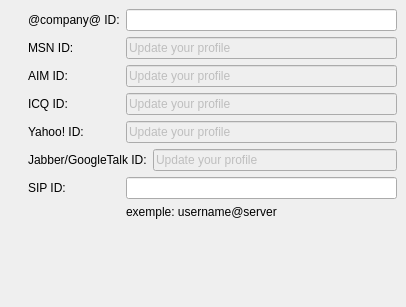
<ui version="4.0" >
 <author></author>
 <comment></comment>
 <exportmacro></exportmacro>
 <class>SimpleIMContactManager</class>
 <widget class="QWidget" name="SimpleIMContactManager" >
  <property name="geometry" >
   <rect>
    <x>0</x>
    <y>0</y>
    <width>400</width>
    <height>307</height>
   </rect>
  </property>
  <layout class="QGridLayout" >
   <property name="margin" >
    <number>9</number>
   </property>
   <property name="spacing" >
    <number>6</number>
   </property>
   <item row="3" column="0" >
    <widget class="QLabel" name="icqLabel" >
     <property name="pixmap" >
      <pixmap resource="../../../../resources/wengophone.qrc" >:/pics/protocols/icq_off.png</pixmap>
     </property>
    </widget>
   </item>
   <item row="3" column="2" >
    <widget class="QLabel" name="label_8" >
     <property name="text" >
      <string>ICQ ID:</string>
     </property>
    </widget>
   </item>
   <item row="3" column="3" colspan="2" >
    <widget class="QLineEdit" name="icqLineEdit" >
     <property name="enabled" >
      <bool>false</bool>
     </property>
     <property name="text" >
      <string>Update your profile</string>
     </property>
    </widget>
   </item>
   <item row="8" column="1" colspan="4" >
    <spacer>
     <property name="orientation" >
      <enum>Qt::Vertical</enum>
     </property>
     <property name="sizeHint" >
      <size>
       <width>354</width>
       <height>31</height>
      </size>
     </property>
    </spacer>
   </item>
   <item row="4" column="3" colspan="2" >
    <widget class="QLineEdit" name="yahooLineEdit" >
     <property name="enabled" >
      <bool>false</bool>
     </property>
     <property name="text" >
      <string>Update your profile</string>
     </property>
    </widget>
   </item>
   <item row="5" column="2" colspan="2" >
    <widget class="QLabel" name="label_9" >
     <property name="sizePolicy" >
      <sizepolicy>
       <hsizetype>0</hsizetype>
       <vsizetype>5</vsizetype>
       <horstretch>0</horstretch>
       <verstretch>0</verstretch>
      </sizepolicy>
     </property>
     <property name="text" >
      <string>Jabber/GoogleTalk ID:</string>
     </property>
    </widget>
   </item>
   <item row="6" column="0" colspan="2" >
    <widget class="QLabel" name="sipLabel" >
     <property name="text" >
      <string/>
     </property>
     <property name="pixmap" >
      <pixmap resource="../../../../resources/wengophone.qrc" >:/pics/protocols/sip.png</pixmap>
     </property>
    </widget>
   </item>
   <item row="6" column="2" >
    <widget class="QLabel" name="label_3" >
     <property name="text" >
      <string>SIP ID:</string>
     </property>
    </widget>
   </item>
   <item row="5" column="4" >
    <widget class="QLineEdit" name="jabberLineEdit" >
     <property name="enabled" >
      <bool>false</bool>
     </property>
     <property name="text" >
      <string>Update your profile</string>
     </property>
    </widget>
   </item>
   <item row="4" column="2" >
    <widget class="QLabel" name="label_5" >
     <property name="text" >
      <string>Yahoo! ID:</string>
     </property>
    </widget>
   </item>
   <item row="5" column="0" colspan="2" >
    <widget class="QLabel" name="jabberLabel" >
     <property name="pixmap" >
      <pixmap resource="../../../../resources/wengophone.qrc" >:/pics/protocols/jabber_off.png</pixmap>
     </property>
    </widget>
   </item>
   <item row="0" column="0" >
    <widget class="QLabel" name="wengoLabel" >
     <property name="maximumSize" >
      <size>
       <width>22</width>
       <height>22</height>
      </size>
     </property>
     <property name="pixmap" >
      <pixmap resource="../../../../resources/wengophone.qrc" >:/pics/protocols/wengo.png</pixmap>
     </property>
    </widget>
   </item>
   <item row="1" column="0" colspan="2" >
    <widget class="QLabel" name="msnLabel" >
     <property name="pixmap" >
      <pixmap resource="../../../../resources/wengophone.qrc" >:/pics/protocols/msn_off.png</pixmap>
     </property>
    </widget>
   </item>
   <item row="2" column="0" colspan="2" >
    <widget class="QLabel" name="aimLabel" >
     <property name="pixmap" >
      <pixmap resource="../../../../resources/wengophone.qrc" >:/pics/protocols/aim_off.png</pixmap>
     </property>
    </widget>
   </item>
   <item row="4" column="0" colspan="2" >
    <widget class="QLabel" name="yahooLabel" >
     <property name="pixmap" >
      <pixmap resource="../../../../resources/wengophone.qrc" >:/pics/protocols/yahoo_off.png</pixmap>
     </property>
    </widget>
   </item>
   <item row="0" column="2" >
    <widget class="QLabel" name="label_2" >
     <property name="sizePolicy" >
      <sizepolicy>
       <hsizetype>0</hsizetype>
       <vsizetype>5</vsizetype>
       <horstretch>0</horstretch>
       <verstretch>0</verstretch>
      </sizepolicy>
     </property>
     <property name="text" >
      <string>@company@ ID:</string>
     </property>
    </widget>
   </item>
   <item row="1" column="2" >
    <widget class="QLabel" name="label_4" >
     <property name="text" >
      <string>MSN ID:</string>
     </property>
    </widget>
   </item>
   <item row="2" column="2" >
    <widget class="QLabel" name="label_7" >
     <property name="text" >
      <string>AIM ID:</string>
     </property>
    </widget>
   </item>
   <item row="2" column="3" colspan="2" >
    <widget class="QLineEdit" name="aimLineEdit" >
     <property name="enabled" >
      <bool>false</bool>
     </property>
     <property name="text" >
      <string>Update your profile</string>
     </property>
    </widget>
   </item>
   <item row="1" column="3" colspan="2" >
    <widget class="QLineEdit" name="msnLineEdit" >
     <property name="enabled" >
      <bool>false</bool>
     </property>
     <property name="text" >
      <string>Update your profile</string>
     </property>
    </widget>
   </item>
   <item row="0" column="3" colspan="2" >
    <widget class="QLineEdit" name="wengoLineEdit" >
     <property name="enabled" >
      <bool>true</bool>
     </property>
     <property name="text" >
      <string/>
     </property>
    </widget>
   </item>
   <item row="7" column="3" colspan="2" >
    <widget class="QLabel" name="label_6" >
     <property name="text" >
      <string>exemple: username@server</string>
     </property>
     <property name="margin" >
      <number>0</number>
     </property>
     <property name="indent" >
      <number>-1</number>
     </property>
    </widget>
   </item>
   <item row="6" column="3" colspan="2" >
    <widget class="QLineEdit" name="sipLineEdit" >
     <property name="enabled" >
      <bool>true</bool>
     </property>
     <property name="text" >
      <string/>
     </property>
    </widget>
   </item>
  </layout>
 </widget>
 <pixmapfunction></pixmapfunction>
 <tabstops>
  <tabstop>wengoLineEdit</tabstop>
  <tabstop>msnLineEdit</tabstop>
  <tabstop>aimLineEdit</tabstop>
  <tabstop>yahooLineEdit</tabstop>
  <tabstop>jabberLineEdit</tabstop>
 </tabstops>
 <resources>
  <include location="../../../../resources/wengophone.qrc" />
 </resources>
 <connections/>
</ui>
